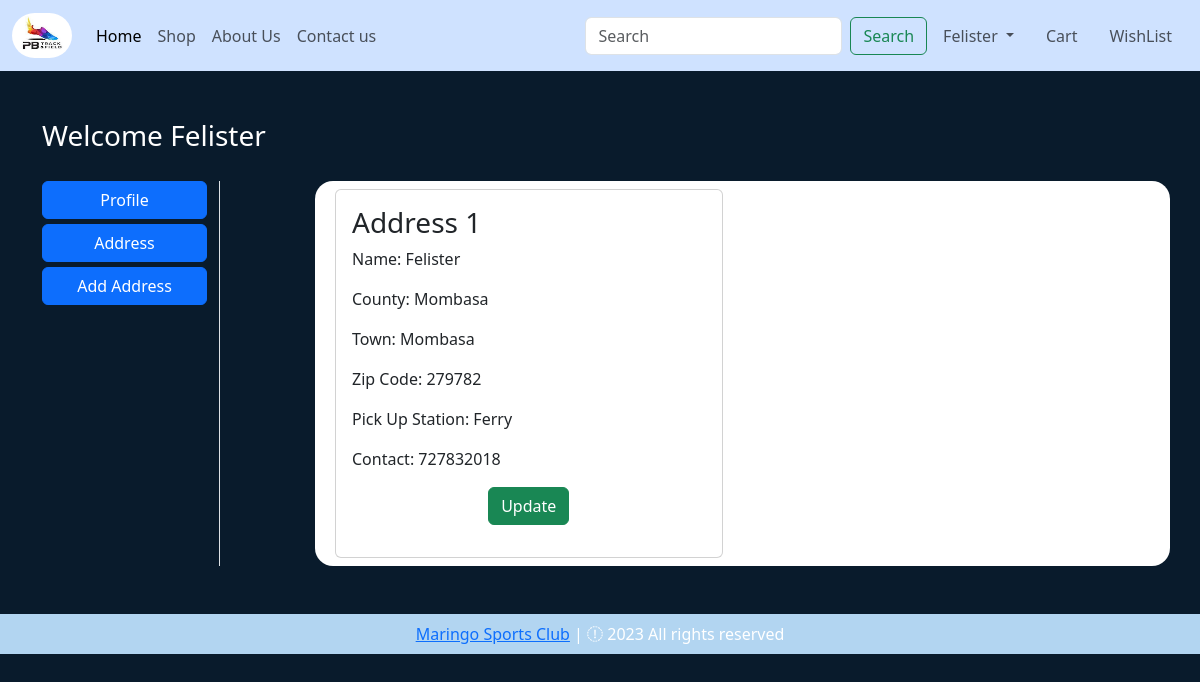
The app's page /address/ (signed in) with its own data.
### app/models.py (models this page shows, shortened)
class CustomerAddress(models.Model):
    user = models.ForeignKey(User, on_delete=models.CASCADE)
    county = models.ForeignKey(County, on_delete=models.CASCADE)
    town = models.ForeignKey(Town, on_delete=models.CASCADE)
    pick_up_station = models.CharField(max_length=100)
    zip_code = models.IntegerField()
    contact = models.IntegerField()
    selected = models.BooleanField(default=False)

class County(models.Model):
    county = models.CharField(choices=COUNTIES, max_length=50)
    def __str__(self):
        return self.county

class Town(models.Model):
    county = models.ForeignKey(County, on_delete=models.CASCADE)
    town = models.CharField(choices=TOWNS, max_length=50)
    shipping_cost = models.PositiveIntegerField(default=100)
    def __str__(self):
        return self.town

### app/views.py (the view)
# urls.py: path('address/', views.address, name='address'),
def address(request):
    total_cart_items = get_total_cart_items(request)
    total_wishlist_items = get_total_wishlist_items(request)
    if request.user.is_authenticated:
        to_display = CustomerAddress.objects.filter(user=request.user)
    else:
        messages.warning(request, 'Login or Sign up to view Address')
    return render(request, 'app/address.html', locals())

### app/views.py (called while the page is built)
def get_total_cart_items(request):
    if request.user.is_authenticated:
        total = len(Cart.objects.filter(user=request.user))
        return total
    else:
        return 0

def get_total_wishlist_items(request):
    if request.user.is_authenticated:
        total = len(WishList.objects.filter(user=request.user))
        return total
    else:
        return 0

### app/templates/app/address.html (shortened to what this page needs)
{% extends 'app/base.html' %}
{% load static %}
{% block main-content %}
<div class="container my-5">
    <div class="row">
        <h3 style="color: white;"> Welcome <span class="text-capitalize">{{ request.user | capfirst }}</span></h3>
        <div class="col-sm-2 border-end" style="margin-top: 20px;">
            <ul class="list-unstyled">
                <li class="d-grid"><a href="{% url 'profile' %}" class="btn  btn-primary">Profile</a></li>
                <li class="d-grid" style="margin-top: 5px;"><a href="{% url 'address' %}" class="btn btn-primary">Address</a></li>
                <li class="d-grid" style="margin-top: 5px;"><a href="{% url 'update-address' %}" class="btn btn-primary">Add Address</a></li>
            </ul>
        </div>
        <div class="col-sm-9 offset-sm-1" style="background-color: white; border-radius: 18px; margin-top: 20px;">
            <div class="row">
                {% for display in to_display %}
                <div class="col-sm-6">
                    <div class="card m-2">
                        <div class="card-body">
                            <h3>Address {{ forloop.counter }}</h3>
                            <p>Name: {{ display.user | capfirst }}</p>
                            <p>County: {{ display.county }}</p>
                            <p>Town: {{ display.town }}</p>
                            <p>Zip Code: {{ display.zip_code }}</p>
                            <p>Pick Up Station: {{ display.pick_up_station }}</p>
                            <p>Contact: {{ display.contact }}</p>
                            <p class="text-center"><a href="{% url 'address-update' pk=display.id %}" type="button" class="btn btn-success">Update</a></p>
                        </div>
                    </div>
                </div>
                {% endfor %}
            </div>
        </div>
    </div>
</div>
{% endblock main-content %}

### app/templates/app/base.html (shortened to what this page needs)
<!DOCTYPE html>
{% load static %}
<html lang="en">
<head>
    <link href="https://cdn.jsdelivr.net/npm/bootstrap@5.3.0-alpha3/dist/css/bootstrap.min.css" rel="stylesheet">
    <link rel="stylesheet" href="{% static 'app/css/owl.carousel.min.css' %}">
    <link rel="stylesheet" href="{% static 'app/css/all.min.css' %}">
    <link rel="stylesheet" href="{% static 'app/css/style.css' %}">
    <link rel="stylesheet" href="https://cdnjs.cloudflare.com/ajax/libs/font-awesome/4.7.0/css/font-awesome.min.css">
</head>
<body style="background-color: #091b2c;">
    <nav class="navbar navbar-expand-lg nabar-dark bg-primary-subtle">
        <div class="container-fluid">
          <a class="navbar-brand" href="#">
            <img src="{% static 'app/images/logo1.jpg' %}" alt="logo" style="border-radius: 500px; height: 45px; width: 60px;">
          </a>
          <div class="collapse navbar-collapse" id="navbarSupportedContent">
            <ul class="navbar-nav me-auto mb-2 mb-lg-0">
              <li class="nav-item">
                <a class="nav-link active" aria-current="page" href="/">Home</a>
              </li>
              <li class="nav-item">
                <a class="nav-link text-grey" href="{% url 'shop' %}">Shop</a>
              </li>
              <li class="nav-item">
                <a class="nav-link text-grey" href="{% url 'about' %}">About Us</a>
              </li>
              <li class="nav-item">
                <a class="nav-link text-grey" href="{% url 'contact' %}">Contact us</a>
              </li>
            </ul>
            <form class="d-flex" role="search" action="/search">
              <input class="form-control me-2" name="search" type="search" placeholder="Search" aria-label="Search">
              <button class="btn btn-outline-success" type="submit">Search</button>
            </form>
          </div>
          {% if request.user.is_authenticated %}
          <ul class="navbar-nav me-auto mb-2 mb-lg-0">
            <li class="nav-item dropdown mx-2">
              <a class="nav-link dropdown-toggle text-grey" href="#" role="button", id="profileDropdown"
              data-bs-toggle="dropdown" aria-hidden="false" \>
                {{ request.user | capfirst }}
              </a>
            </li>
            <li class="nav-item mx-2">
              <a class="nav-link text-grey" href="{% url 'show-cart' %}"> Cart</a>
            </li>
            <li class="nav-item mx-2">
              <a class="nav-link text-grey" href="{% url 'wishlist' %}"> WishList</a>
            </li>
            {% else %}
              <a class="nav-link text-grey" style="margin: 0px 20px 0px 50px;" href="{% url 'login' %}">Login</a>
          </ul>
          {% endif %}
        </div>
      </nav>
    {% block main-content %}
    {% endblock main-content %}
    <footer class="container-fluid  text-center p-2 mt-5" style="background-color: rgb(178, 213, 241); color: white;">
      <a href="https://github.com/Frost-Codes">Maringo Sports Club</a> | <span><i class="fa-sharp fa-regular fa-copyright"></i></span> 2023 All rights reserved
    </footer>
</body>
</html>

### records on screen
CustomerAddress: user "Felister", county "Mombasa", town "Mombasa", zip_code "279782", pick_up_station "Ferry", contact "727832018"

### other values on screen
{{ request.user | capfirst }} "Felister"
